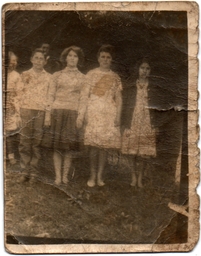
#> input picture eliminar_ruido/imagen1.png, 201 x 256 px, shrunk from 575 x 732 before the run
$ python eliminar_ruido.py
#> lines starting #> are read from the running program, lines starting #| are printed output that depends on the picture
# -*- coding: utf-8 -*-
"""
Created on Tue Jul 26 12:30:06 2022

@author: nehemias
"""

from PIL import Image

def media_pixeles(pixeles, x, y, ancho, alto):
    #Pixeles vecinos (Si no existe el pixel se iguala a -1)
    pixel_izquierdo = pixeles[x-1, y] if x-1 >= 0 else -1
    pixel_derecho   = pixeles[x+1, y] if x+1 < ancho else -1

    pixel_superior  = pixeles[x, y-1] if y-1 >= 0 else -1
    pixel_inferior  = pixeles[x, y+1] if y+1 < alto else -1

    pixel_superior_izquierdo = pixeles[x-1, y-1] if x-1 >= 0 and y-1>=0 else -1
    pixel_superior_derecho   = pixeles[x+1, y-1] if x+1 < ancho and y-1>=0 else -1

    pixel_inferior_izquierdo = pixeles[x-1, y+1] if x-1 >= 0 and y+1< alto else -1
    pixel_inferior_derecho   = pixeles[x+1, y+1] if x+1 < ancho and y+1< alto else -1

    pixeles_vecinos = [pixel_superior_izquierdo, pixel_superior, pixel_superior_derecho,
                       pixel_izquierdo, pixel_derecho,
                       pixel_inferior_izquierdo, pixel_inferior, pixel_inferior_derecho]

    #Se eliminan los pixeles inexistentes de la lista
    pixeles_vecinos = list(filter(lambda a: a != -1, pixeles_vecinos))

    media_r, media_g, media_b = (0, 0, 0)

    for vecino in pixeles_vecinos:
        media_r += vecino[0]
        media_g += vecino[1]
        media_b += vecino[2]

    media = (int(media_r/len(pixeles_vecinos)),
             int(media_g/len(pixeles_vecinos)),
             int(media_b/len(pixeles_vecinos)))

    return media

def eliminar_ruido(mi_imagen, tolerancia):
    ancho, alto = mi_imagen.size
    pixeles = imagen.load()
    nueva_imagen = []

    for y in range(0, alto):
        for x in range(0, ancho):
            media_vecinos = media_pixeles(pixeles, x, y, ancho, alto)
            pixel_actual  = pixeles[x, y]

            #Diferencias entre la media y el pixel en cuestion
            #Con sus correspondientes valores absolutos
            diferencia_r  = abs(media_vecinos[0] - pixel_actual[0])
            diferencia_g  = abs(media_vecinos[1] - pixel_actual[1])
            diferencia_b  = abs(media_vecinos[2] - pixel_actual[2])

            #Si el pixel supera la tolerancia dada se igualará a la media
            #de pixeles vecinos
            if(diferencia_r < tolerancia and diferencia_g < tolerancia and  diferencia_b < tolerancia):
                nueva_imagen.append(pixel_actual)
            else:
                nueva_imagen.append(media_vecinos)

    return nueva_imagen

#Se pide ingresar por teclado la tolerancia que se tendrá
#al comparar un pixel con la media entre sus vecinos
imagen = Image.open("./imagen1.png")
#> imagen is the input picture: PIL image 201x256 RGBA; mean R, G, B, A 107.1, 86.1, 63.6, 255
tolerancia_aceptada = int(input("Ingresar toleracia con respecto a la media entre pixeles: "))
#> the answer given: 3

imagen.putdata(eliminar_ruido(imagen, tolerancia_aceptada))
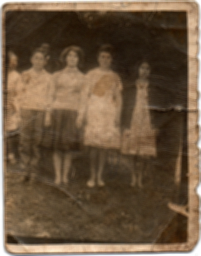
#> imagen: PIL image 201x256 RGBA; mean R, G, B, A 106.5, 85.5, 63, 255

imagen.show()
imagen.close()
